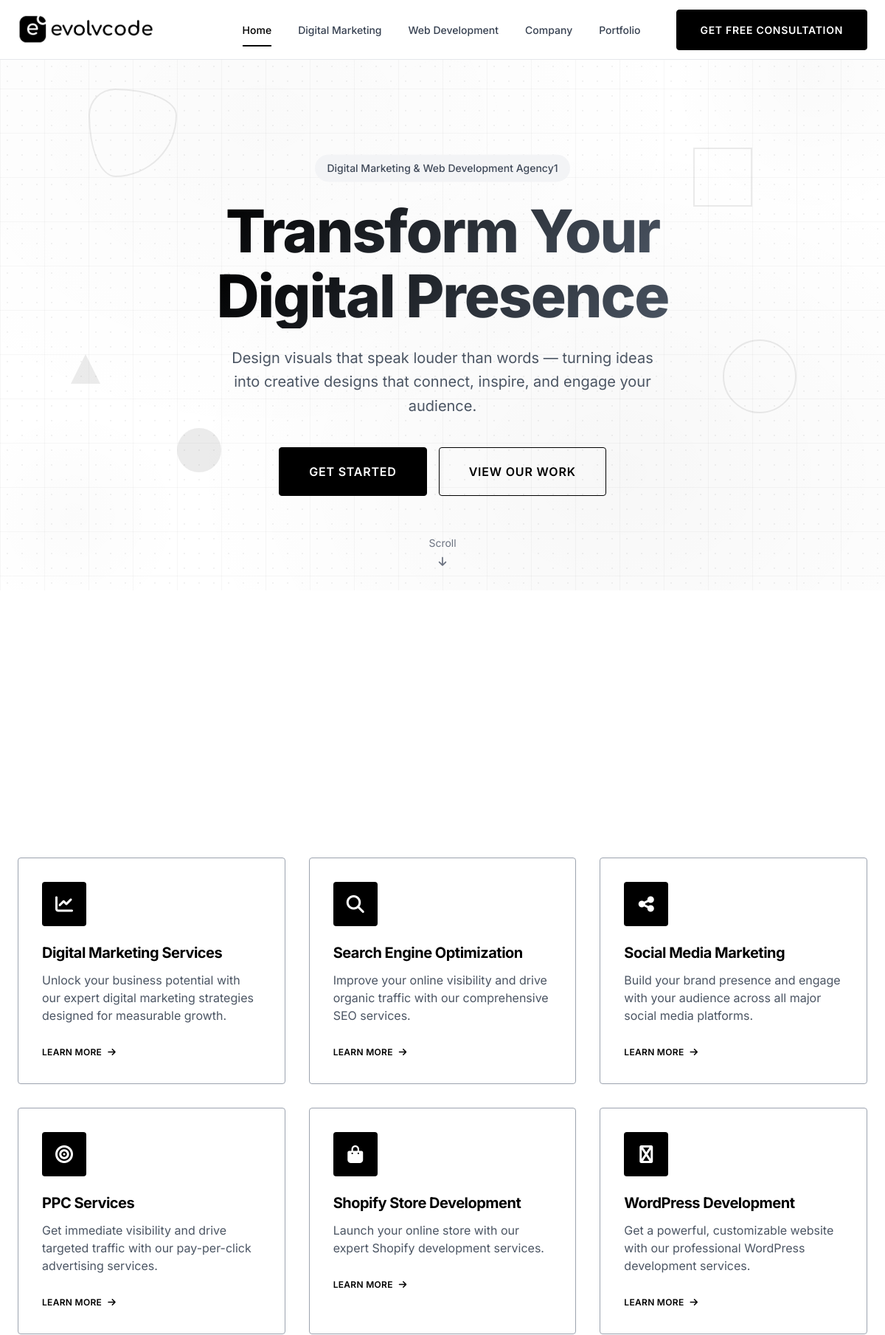
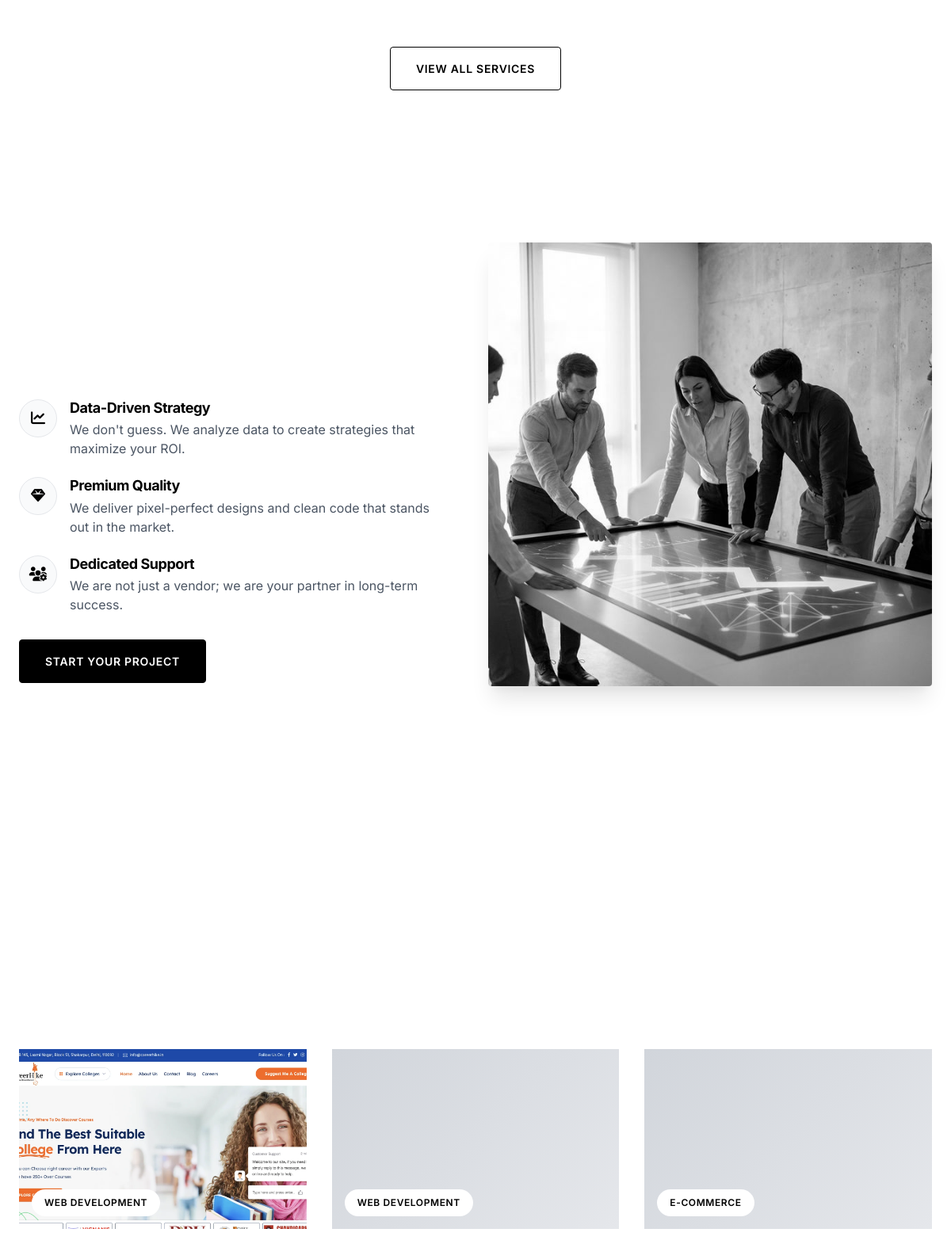
The page / (upper part) on the database its author committed (2 pictures, top to bottom).
### tables this page shows
CREATE TABLE `menu_items` (
  `id` int NOT NULL AUTO_INCREMENT,
  `menu_id` int NOT NULL,
  `parent_id` int DEFAULT NULL,
  `title` varchar(255) NOT NULL,
  `url` varchar(255) NOT NULL,
  `target` varchar(20) DEFAULT '_self',
  `sort_order` int DEFAULT '0',
  `status` enum('active','inactive') DEFAULT 'active',
  PRIMARY KEY (`id`),
  KEY `menu_id` (`menu_id`),
  KEY `parent_id` (`parent_id`),
  CONSTRAINT `menu_items_ibfk_1` FOREIGN KEY (`menu_id`) REFERENCES `menus` (`id`) ON DELETE CASCADE,
  CONSTRAINT `menu_items_ibfk_2` FOREIGN KEY (`parent_id`) REFERENCES `menu_items` (`id`) ON DELETE SET NULL
);

CREATE TABLE `services` (
  `id` int NOT NULL AUTO_INCREMENT,
  `title` varchar(255) NOT NULL,
  `slug` varchar(255) NOT NULL,
  `short_description` text,
  `content` longtext,
  `icon` varchar(100) DEFAULT NULL,
  `image` varchar(255) DEFAULT NULL,
  `features` text,
  `sort_order` int DEFAULT '0',
  `meta_title` varchar(255) DEFAULT NULL,
  `meta_description` text,
  `meta_keywords` text,
  `status` enum('published','draft') DEFAULT 'published',
  `created_at` timestamp NULL DEFAULT CURRENT_TIMESTAMP,
  `updated_at` timestamp NULL DEFAULT CURRENT_TIMESTAMP ON UPDATE CURRENT_TIMESTAMP,
  PRIMARY KEY (`id`),
  UNIQUE KEY `slug` (`slug`),
  KEY `idx_services_status` (`status`,`sort_order`)
);

CREATE TABLE `projects` (
  `id` int NOT NULL AUTO_INCREMENT,
  `title` varchar(255) NOT NULL,
  `slug` varchar(255) NOT NULL,
  `client_name` varchar(255) DEFAULT NULL,
  `short_description` text,
  `content` longtext,
  `featured_image` varchar(255) DEFAULT NULL,
  `gallery` text,
  `tech_stack` text,
  `project_url` varchar(255) DEFAULT NULL,
  `category_id` int DEFAULT NULL,
  `meta_title` varchar(255) DEFAULT NULL,
  `meta_description` text,
  `meta_keywords` text,
  `is_featured` tinyint(1) DEFAULT '0',
  `status` enum('published','draft') DEFAULT 'published',
  `completed_at` date DEFAULT NULL,
  `created_at` timestamp NULL DEFAULT CURRENT_TIMESTAMP,
  `updated_at` timestamp NULL DEFAULT CURRENT_TIMESTAMP ON UPDATE CURRENT_TIMESTAMP,
  PRIMARY KEY (`id`),
  UNIQUE KEY `slug` (`slug`),
  KEY `category_id` (`category_id`),
  KEY `idx_projects_status` (`status`,`is_featured`),
  CONSTRAINT `projects_ibfk_1` FOREIGN KEY (`category_id`) REFERENCES `portfolio_categories` (`id`) ON DELETE SET NULL
);

CREATE TABLE `portfolio_categories` (
  `id` int NOT NULL AUTO_INCREMENT,
  `name` varchar(100) NOT NULL,
  `slug` varchar(100) NOT NULL,
  `created_at` timestamp NULL DEFAULT CURRENT_TIMESTAMP,
  PRIMARY KEY (`id`),
  UNIQUE KEY `slug` (`slug`)
);

### includes/Security.php (called while the page is built, shortened)
<?php
class Security
{
    public static function escape(mixed $value): string
    {
        return htmlspecialchars((string) $value, ENT_QUOTES | ENT_HTML5, 'UTF-8');
    }
}

### includes/helpers.php (called while the page is built, shortened)
<?php
function e(mixed $value): string
{
    return Security::escape($value);
}
function getSetting(string $key, mixed $default = null): mixed
{
    static $settings = null;
    if ($settings === null) {
        $db = Database::getInstance();
        $results = $db->fetchAll("SELECT setting_key, setting_value FROM settings");
        $settings = [];
        foreach ($results as $row) {
            $settings[$row['setting_key']] = $row['setting_value'];
        }
    }
    return $settings[$key] ?? $default;
}
function getServices(int $limit = 0): array
{
    $db = Database::getInstance();
    $sql = "SELECT * FROM services WHERE status = 'published' ORDER BY sort_order ASC, id ASC";
    if ($limit > 0) {
        $sql .= " LIMIT " . (int) $limit;
    }
    return $db->fetchAll($sql);
}
function getProjects(int $limit = 0, bool $featuredOnly = false): array
{
    $db = Database::getInstance();
    $sql = "SELECT p.*, c.name as category_name, c.slug as category_slug
            FROM projects p
            LEFT JOIN portfolio_categories c ON p.category_id = c.id
            WHERE p.status = 'published'";
    if ($featuredOnly) {
        $sql .= " AND p.is_featured = 1";
    }
    $sql .= " ORDER BY p.created_at DESC";
    if ($limit > 0) {
        $sql .= " LIMIT " . (int) $limit;
    }
    return $db->fetchAll($sql);
}
function isCurrentPage(string $path): bool
{
    $currentPath = parse_url($_SERVER['REQUEST_URI'], PHP_URL_PATH);
    return $currentPath === $path;
}
function getActiveClass(string $path): string
{
    return isCurrentPage($path) ? 'active' : '';
}
function getMenu(string $location): array
{
    $db = Database::getInstance();
    $menu = $db->fetchOne("SELECT id FROM menus WHERE location = ?", [$location]);
    $items = $db->fetchAll(
        "SELECT * FROM menu_items WHERE menu_id = ? AND status = 'active' ORDER BY sort_order ASC",
        [$menu['id']]
    );
    $tree = [];
    $lookup = [];
    foreach ($items as $item) {
        $item['children'] = [];
        $lookup[$item['id']] = $item;
    }
    foreach ($lookup as $id => &$item) {
        if ($item['parent_id'] && isset($lookup[$item['parent_id']])) {
            $lookup[$item['parent_id']]['children'][] = &$item;
        } else {
            $tree[] = &$item;
        }
    }
    return $tree;
}

### includes/Database.php (called while the page is built, shortened)
<?php
class Database
{
    private static ?Database $instance = null;
    private PDO $pdo;
    private function __construct()
    {
        $dsn = sprintf(
            "mysql:host=%s;dbname=%s;charset=%s",
            DB_HOST,
            DB_NAME,
            DB_CHARSET
        );
        $options = [
            PDO::ATTR_ERRMODE => PDO::ERRMODE_EXCEPTION,
            PDO::ATTR_DEFAULT_FETCH_MODE => PDO::FETCH_ASSOC,
            PDO::ATTR_EMULATE_PREPARES => false,
        ];
        try {
            $this->pdo = new PDO($dsn, DB_USER, DB_PASS, $options);
        } catch (PDOException $e) {
            error_log("Database connection failed: " . $e->getMessage());
            die("Database connection failed. Please try again later.");
        }
    }
    public static function getInstance(): Database
    {
        if (self::$instance === null) {
            self::$instance = new self();
        }
        return self::$instance;
    }
    public function query(string $sql, array $params = []): PDOStatement
    {
        $stmt = $this->pdo->prepare($sql);
        $stmt->execute($params);
        return $stmt;
    }
    public function fetchOne(string $sql, array $params = []): ?array
    {
        $stmt = $this->query($sql, $params);
        $result = $stmt->fetch();
        return $result ?: null;
    }
    public function fetch(string $sql, array $params = []): ?array
    {
        return $this->fetchOne($sql, $params);
    }
    public function fetchAll(string $sql, array $params = []): array
    {
        $stmt = $this->query($sql, $params);
        return $stmt->fetchAll();
    }
}

### index.php (the view, shortened to what this page needs)
<?php
$pageDescription = getSetting('site_description', 'Boost your business with our digital solutions. Join Evolvcode now!');
$bodyClass = 'home-page';
$featuredProjects = getProjects(3, true);
$services = getServices(6);
require_once INCLUDES_PATH . '/header.php';
?>
<section class="hero">
    <div class="hero-patterns">
        <div class="dots"></div>
        <div class="shape shape-1"></div>
        <div class="shape shape-2"></div>
        <div class="shape shape-3"></div>
        <div class="shape shape-4"></div>
        <div class="shape shape-5"></div>
        <div class="shape shape-6"></div>
    </div>
    <div class="hero-content">
        <span class="hero-badge fade-up"><?= e(getSetting('home_hero_badge', 'Digital Marketing & Web Development Agency')) ?></span>
        <h1 class="hero-title">
            <span><?= e(getSetting('home_hero_title_1', 'Transform Your')) ?></span>
            <span><?= e(getSetting('home_hero_title_2', 'Digital Presence')) ?></span>
        </h1>
        <p class="hero-description">
            <?= e(getSetting('home_hero_description', 'Design visuals that speak louder than words — turning ideas into creative designs that connect, inspire, and engage your audience.')) ?>
        </p>
        <div class="hero-buttons">
            <a href="<?= e(SITE_URL . getSetting('home_hero_btn_primary_link', '/contact')) ?>" class="btn btn-primary btn-lg"><?= e(getSetting('home_hero_btn_primary_text', 'Get Started')) ?></a>
            <a href="<?= e(SITE_URL . getSetting('home_hero_btn_secondary_link', '/portfolio')) ?>" class="btn btn-secondary btn-lg"><?= e(getSetting('home_hero_btn_secondary_text', 'View Our Work')) ?></a>
        </div>
    </div>
    <div class="scroll-indicator">
        <span>Scroll</span>
        <i class="fas fa-arrow-down"></i>
    </div>
</section>
<?php if (getSetting('home_show_services', '1') === '1'): ?>
<section class="section services-section">
    <div class="container">
        <div class="grid grid-3 stagger-children">
            <?php foreach ($services as $service): ?>
            <div class="service-card">
                <div class="service-icon">
                    <i class="fas <?= e($service['icon'] ?: 'fa-cog') ?>"></i>
                </div>
                <h3 class="service-title"><?= e($service['title']) ?></h3>
                <p class="service-description"><?= e($service['short_description']) ?></p>
                <a href="<?= e(SITE_URL) ?>/service/<?= e($service['slug']) ?>" class="service-link">
                    Learn More <i class="fas fa-arrow-right"></i>
                </a>
            </div>
            <?php endforeach; ?>
        </div>
        <div class="text-center" style="margin-top: 100px;">
            <a href="<?= e(SITE_URL) ?>/services" class="btn btn-secondary">View All Services</a>
        </div>
    </div>
</section>
<?php endif; ?>
<?php if (getSetting('home_show_wcu', '1') === '1'): ?>
<section class="section why-choose-us-section">
    <div class="container">
        <div class="grid grid-2 items-center gap-8">
            <div class="why-choose-content">
                <ul class="why-choose-list">
                    <li class="why-item">
                        <div class="why-icon">
                            <i class="fas fa-chart-line"></i>
                        </div>
                        <div class="why-text">
                            <h4>Data-Driven Strategy</h4>
                            <p>We don't guess. We analyze data to create strategies that maximize your ROI.</p>
                        </div>
                    </li>
                    <li class="why-item">
                        <div class="why-icon">
                            <i class="fas fa-gem"></i>
                        </div>
                        <div class="why-text">
                            <h4>Premium Quality</h4>
                            <p>We deliver pixel-perfect designs and clean code that stands out in the market.</p>
                        </div>
                    </li>
                    <li class="why-item">
                        <div class="why-icon">
                            <i class="fas fa-users-cog"></i>
                        </div>
                        <div class="why-text">
                            <h4>Dedicated Support</h4>
                            <p>We are not just a vendor; we are your partner in long-term success.</p>
                        </div>
                    </li>
                </ul>
                <div style="margin-top: var(--space-8);">
                    <a href="<?= e(SITE_URL) ?>/contact" class="btn btn-primary">Start Your Project</a>
                </div>
            </div>
            <div class="why-choose-image">
                <img src="<?= e(SITE_URL) ?>/assets/images/why-choose-us.png" alt="Why Choose Evolvcode" width="600" height="400">
            </div>
        </div>
    </div>
</section>
<?php endif; ?>
<?php if (getSetting('home_show_projects', '1') === '1'): ?>
<section class="section portfolio-section">
    <div class="container">
        <div class="portfolio-grid stagger-children">
            <?php foreach ($featuredProjects as $project): ?>
            <article class="blog-card">
                <a href="<?= e(SITE_URL) ?>/project/<?= e($project['slug']) ?>" class="blog-card-image-wrap">
                    <?php if ($project['featured_image']): ?>
                    <img src="<?= e(SITE_URL . $project['featured_image']) ?>"
                         alt="<?= e($project['title']) ?>"
                         class="blog-card-img">
                    <?php else: ?>
                    <div class="blog-card-img blog-card-placeholder"></div>
                    <?php endif; ?>
                    <?php if ($project['category_name']): ?>
                    <span class="blog-card-badge"><?= e($project['category_name']) ?></span>
                    <?php endif; ?>
                </a>
                <div class="blog-card-body">
                </div>
            </article>
            <?php endforeach; ?>
        </div>
    </div>
</section>
<?php endif; ?>
<?php require_once INCLUDES_PATH . '/footer.php'; ?>

### includes/header.php (shortened to what this page needs)
<?php
$bodyClass = $bodyClass ?? '';
?>
<!DOCTYPE html>
<html lang="en">
<head>
    <link rel="stylesheet" href="https://cdnjs.cloudflare.com/ajax/libs/font-awesome/6.5.1/css/all.min.css">
    <link rel="stylesheet" href="<?= e(ASSETS_URL) ?>/css/style.css?v=<?= time() + 13 ?>">
</head>
<body class="<?= e($bodyClass) ?>">
    <header class="site-header" id="header">
        <div class="container">
            <nav class="main-nav">
                <a href="<?= e(SITE_URL) ?>" class="logo">
                     <?php if ($logo = getSetting('logo_path')): ?>
                         <img src="<?= e(SITE_URL . $logo) ?>" alt="<?= e(getSetting('site_name', 'Evolvcode')) ?>" class="logo-image">
                     <?php else: ?>
                        <span class="logo-text"><?= e(getSetting('site_name', 'EVOLVCODE')) ?></span>
                     <?php endif; ?>
                </a>
                <div class="nav-menu" id="nav-menu">
                    <ul class="nav-list">
                        <?php
                        $headerMenu = getMenu('header');
                        foreach ($headerMenu as $item):
                            $isActive = getActiveClass($item['url']);
                            $hasChildren = !empty($item['children']);
                        ?>
                        <li class="nav-item <?= $hasChildren ? 'has-dropdown' : '' ?>">
                            <a href="<?= strpos($item['url'], 'http') === 0 ? e($item['url']) : e(SITE_URL . $item['url']) ?>"
                               class="nav-link <?= $isActive ?>"
                               target="<?= e($item['target']) ?>">
                                <?= e($item['title']) ?>
                            </a>
                        </li>
                        <?php endforeach; ?>
                    </ul>
                    <a href="https://api.whatsapp.com/send/?phone=<?= e(getSetting('whatsapp_number', '919229045881')) ?>"
                       class="btn btn-primary nav-cta" target="_blank" rel="noopener">
                        Get Free Consultation
                    </a>
                </div>
            </nav>
        </div>
    </header>
    <main class="site-main" id="main">

### rows shown on the page
menu_items: title "Home"
menu_items: title "Digital Marketing"
menu_items: title "Web Development"
menu_items: title "Company"
menu_items: title "Portfolio"
services: title "Digital Marketing Services", short_description "Unlock your business potential with our expert digital marketing strategies designed for measurable growth."
services: title "Search Engine Optimization", short_description "Improve your online visibility and drive organic traffic with our comprehensive SEO services."
services: title "Social Media Marketing", short_description "Build your brand presence and engage with your audience across all major social media platforms."
services: title "PPC Services", short_description "Get immediate visibility and drive targeted traffic with our pay-per-click advertising services."
services: title "Shopify Store Development", short_description "Launch your online store with our expert Shopify development services."
services: title "WordPress Development", short_description "Get a powerful, customizable website with our professional WordPress development services."
projects: featured_image (picture), category.name "WEB DEVELOPMENT"
projects: category.name "WEB DEVELOPMENT"
projects: category.name "E-COMMERCE"

### other values the page prints
getSetting('home_hero_title_1', 'Transform Your') "Transform Your"
getSetting('home_hero_title_2', 'Digital Presence') "Digital Presence"
getSetting('home_hero_btn_primary_text', 'Get Started') "GET STARTED"
getSetting('home_hero_btn_secondary_text', 'View Our Work') "VIEW OUR WORK"
